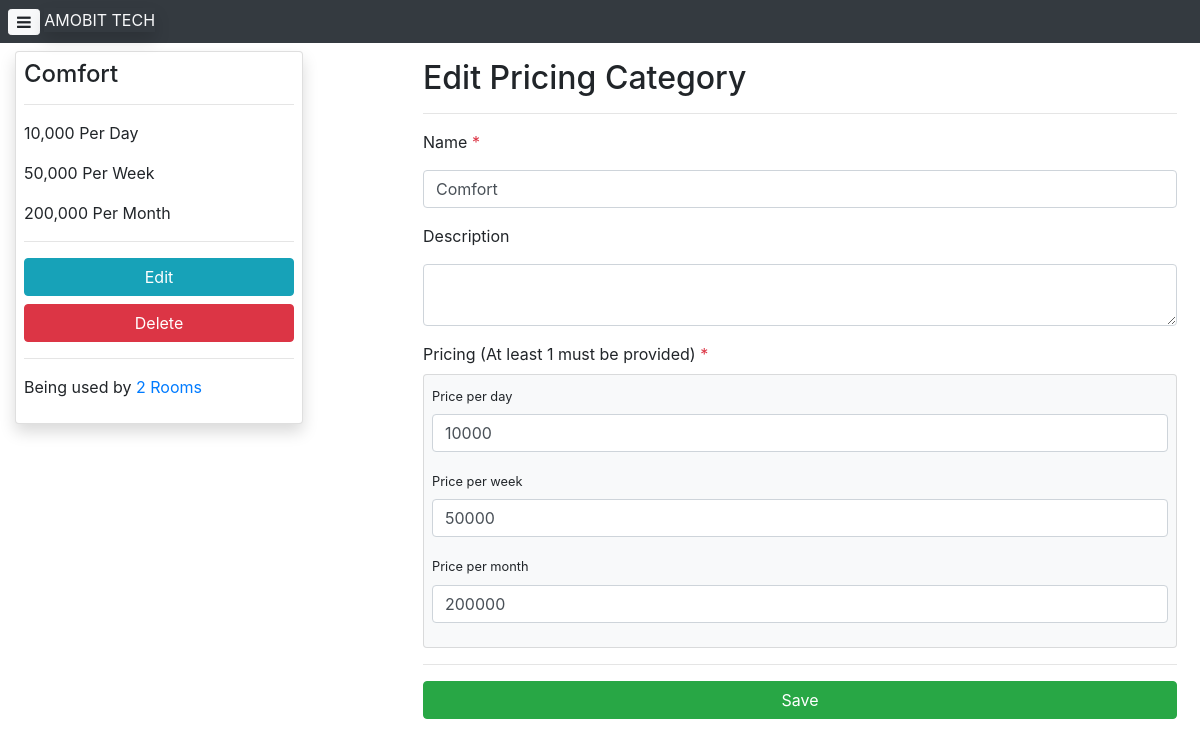
The page /pricing-category/1/edit on the database as committed earlier.
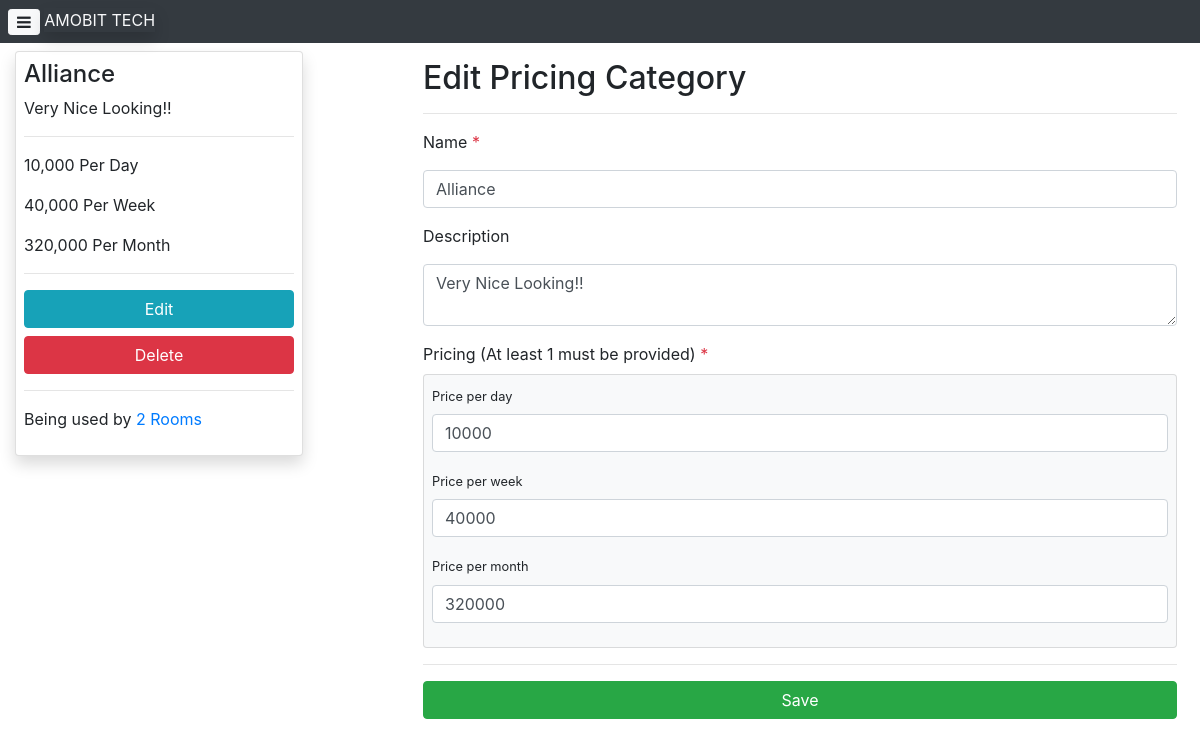
The same page on the database as committed later.
### application/database/models.py (models this page shows)
class PricingCategory(db.Model):
    id = db.Column(db.Integer, primary_key=True)
    name = db.Column(db.String())
    description = db.Column(db.String())
    price_per_day = db.Column(db.Integer())
    price_per_week = db.Column(db.Integer())
    price_per_month = db.Column(db.Integer())
    rooms = db.relationship("Room", backref="pricing_category")

### application/views/pricing_category.py (the view, shortened to what this page needs)
@pricing_category_bp.route("/<id>/edit", methods=['GET', 'POST'])
def edit_pricing_category(id):
	pricing_category = PricingCategory.query.get(id)
	form = EditPricingCategoryForm(obj=pricing_category)
	return render_template('pricing_category/edit-pricing-category.html', pricing_category=pricing_category, form=form)

### application/forms/pricing_category.py
class EditPricingCategoryForm(FlaskForm):
    name = StringField('Name', validators=[DataRequired()])
    description = StringField('Description', validators=[], widget=TextArea())
    price_per_day = StringField('Price per day', validators=[pricing_required, integer_type])
    price_per_week = StringField('Price per week', validators=[integer_type])
    price_per_month = StringField('Price per month', validators=[integer_type])
    submit = SubmitField('Save')

### application/filters/template_filters.py (called while the page is built)
@app.template_filter()
def comma_separator(value):
    if isinstance(value, int):
    	return f'{value:,}'
    return value

### application/templates/pricing_category/edit-pricing-category.html (shortened to what this page needs)
{% extends 'pricing_category/pricing-category.html' %}
{% block content %}
<div>
	<form action="" method="POST">
		<div class="p-2">
			<h2>Edit Pricing Category</h2>
			<hr>
			<div class="form-group">
				<label>{{form.name.label}} <span class="text-danger">*</span></label>
				{{form.name(class="form-control")}}
			</div>
			<div class="form-group">
				<label>{{form.description.label}}</label>
				{{form.description(class="form-control", size="3")}}
			</div>
			<label>Pricing (At least 1 must be provided) <span class="text-danger">*</span></label>
			<div class="card p-2 bg-light">
				<div class="form-group">
					<small>{{form.price_per_day.label}}</small>
					{{form.price_per_day(class="form-control", type="number")}}
				</div>
				<div class="form-group">
					<small>{{form.price_per_week.label}}</small>
					{{form.price_per_week(class="form-control", type="number")}}
				</div>
				<div class="form-group">
					<small>{{form.price_per_month.label}}</small>
					{{form.price_per_month(class="form-control", type="number")}}
				</div>
			</div>
			<hr>
			<div class="form-group">
				{{form.submit(class="btn btn-success btn-block")}}
			</div>
		</div>
	</form>
</div>
{% endblock %}

### application/templates/pricing_category/pricing-category-card.html
	<div class="card shadow" style="width: 18rem;">
		<div class="card-body p-2">
			<h4>{{pricing_category.name}}</h4>
			<p>{{pricing_category.description}}</p>
			<hr>
			<p>{{pricing_category.price_per_day|comma_separator or '(Not set)'}} Per Day</p>
			<p>{{pricing_category.price_per_week|comma_separator or '(Not set)'}} Per Week</p>
			<p>{{pricing_category.price_per_month|comma_separator or '(Not set)'}} Per Month</p>
			<hr>
			<a href="{{url_for('pricing_category_bp.edit_pricing_category', id=pricing_category.id)}}" class="btn btn-info btn-block">Edit</a>
			<a href="{{url_for('pricing_category_bp.delete_pricing_category', id=pricing_category.id)}}" class="btn btn-danger btn-block">Delete</a>
			<hr>
			<p>Being used by <a href="">{{pricing_category.rooms|length}} Rooms</a></p>
		</div>
	</div>

Rows that differ between the two databases and show on the page:
changed PricingCategory: name "Comfort" → "Alliance"; description (not shown) → "Very Nice Looking!!"; price_per_week|comma_separator "50,000" → "40,000"; price_per_month|comma_separator "200,000" → "320,000"; price_per_week "50000" → "40000"; price_per_month "200000" → "320000"
